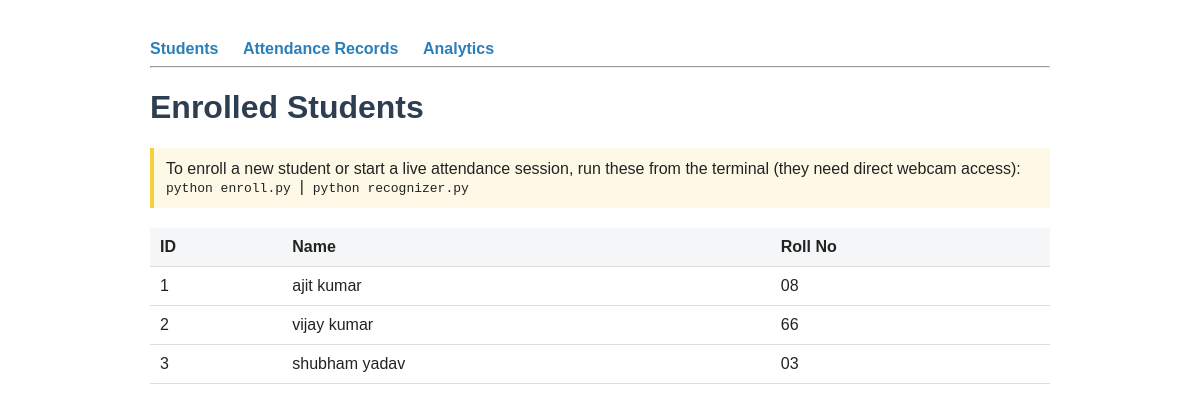
Before: / with the older database file.
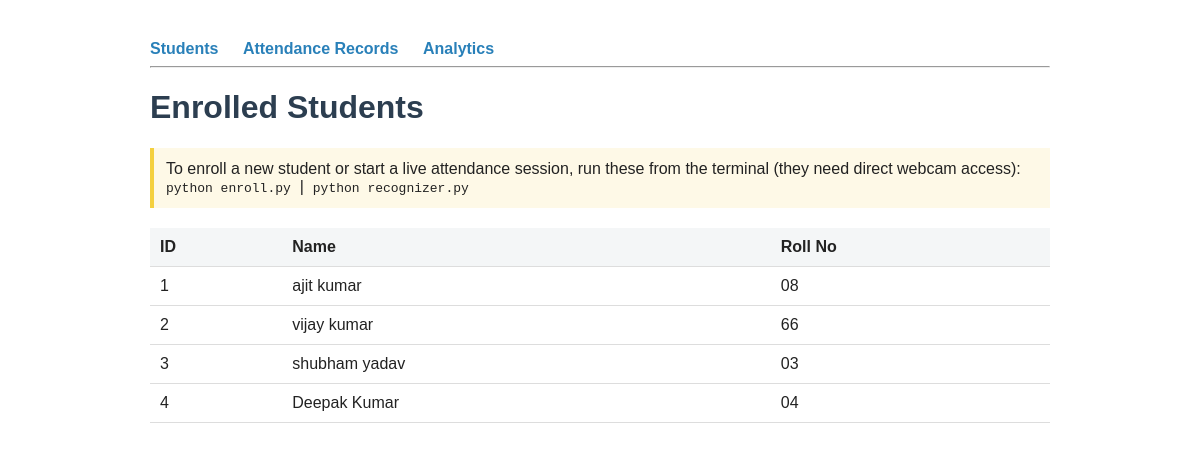
After: the same page with the newer database file.
### tables this page shows
CREATE TABLE students (
            id INTEGER PRIMARY KEY AUTOINCREMENT,
            name TEXT NOT NULL,
            roll_no TEXT UNIQUE NOT NULL
        );

### app.py (the view)
@app.route("/")
def home():
    students = get_all_students()
    return render_template("index.html", students=students)

### database.py (called while the page is built)
def get_connection():
    conn = sqlite3.connect(DB_PATH)
    conn.row_factory = sqlite3.Row
    return conn

def get_all_students():
    conn = get_connection()
    rows = conn.execute("SELECT * FROM students").fetchall()
    conn.close()
    return [dict(row) for row in rows]

### templates/index.html (shortened to what this page needs)
{% extends "base.html" %}
{% block content %}
    <h1>Enrolled Students</h1>
    <div class="note">
        To enroll a new student or start a live attendance session, run these from the terminal
        (they need direct webcam access):<br>
        <code>python enroll.py</code> &nbsp;|&nbsp; <code>python recognizer.py</code>
    </div>
    {% if students %}
    <table>
        <tr><th>ID</th><th>Name</th><th>Roll No</th></tr>
        {% for s in students %}
        <tr><td>{{ s.id }}</td><td>{{ s.name }}</td><td>{{ s.roll_no }}</td></tr>
        {% endfor %}
    </table>
    {% else %}
    <p>No students enrolled yet. Run <code>python enroll.py</code> to add one.</p>
    {% endif %}
{% endblock %}

Changed rows visible on the page:
added students: id "4", name "Deepak Kumar", roll_no "04"
